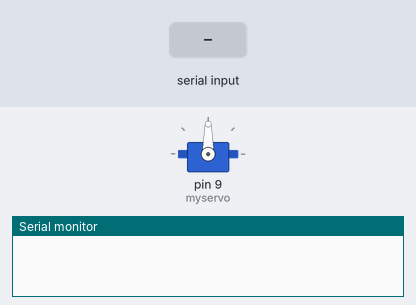
A sketch run on a simulated Arduino Uno, built with avr-gcc and run on an emulated ATmega328P. Parts: servo, the last lines printed to the serial monitor. The inputs (shaded band) are chosen by the test bench.

Above: at 1.2 s.
1.3 s: "m" received over Serial
At 2.2 s:
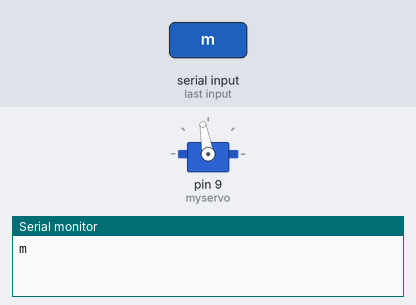
2.8 s: "c" received over Serial
At 3.3 s:
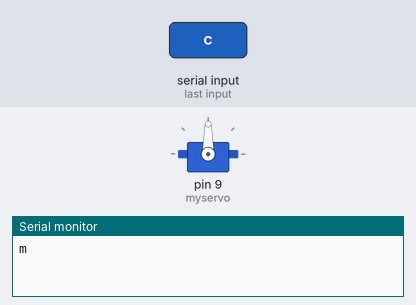
Timing chart, 0 to 5.8 s (numbered marks = the images above; inputs shaded):
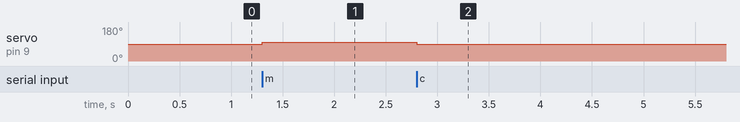

The sketch:

visionAlgoNoTheta.ino
```cpp
//Written By Nikodem Bartnik - nikodembartnik.pl
#include <Wire.h>
#include <Servo.h>
#include <Adafruit_NeoPixel.h>

Servo myservo;

int theta = 90;
/*int pin = 6;
int pixels = 24;
Adafruit_NeoPixel ring = Adafruit_NeoPixel(pixels, pin, NEO_GRB + NEO_KHZ800);
uint32_t green = ring.Color(0, 255, 0);
short const MED_BRIGHTNESS = 100;
short brightness = MED_BRIGHTNESS;*/

void setup() {
Serial.begin(115200);
Serial.setTimeout(0.2);
pinMode(9,OUTPUT);
myservo.attach(9);
myservo.write(90);
/*for(int x=0; x<pixels; x++) {
    ring.setPixelColor(x, green);
  }
  ring.show();
  ring.setBrightness(brightness);
*/


}

void loop() {

  while(true){
      String f;
  String b = "";
  int x;
    /*for (int pos = 0; pos <= 180; pos += 1) { // goes from 0 degrees to 180 degrees
    // in steps of 1 degree
    myservo.write(pos);              // tell servo to go to position in variable 'pos'
    delay(100);                       // waits 15ms for the servo to reach the position
  }*/
    if(Serial.available()){
      while(Serial.available()>0){
        f=Serial.readString();
        //Serial.println(f);
        //temp1 = f;
        }
        if(f.equals("m")){
          Serial.print(f);
          theta = theta + 10;
          if(theta>180 || theta<0){
            theta=90;
            }
          myservo.write(theta);
          } else if (f.equals("n")){
            theta = theta + 5;
          if(theta>180 || theta<0){
            theta=90;
            }
          myservo.write(theta);
            }else if (f=="b"){
            theta = theta + 3;
          if(theta>180 || theta<0){
            theta=90;
            }
          myservo.write(theta);
            } else if (f=="v"){
            theta = theta + 1;
          if(theta>180 || theta<0){
            theta=90;
            }
          myservo.write(theta);
            } else if (f.equals("c")){
            theta = theta - 10;
          if(theta>180 || theta<0){
            theta=90;
            }
          myservo.write(theta);
            } else if (f=="x"){
            theta = theta - 5;
          if(theta>180 || theta<0){
            theta=90;
            }
          myservo.write(theta);
            } else if (f=="z"){
            theta = theta - 3;
          if(theta>180 || theta<0){
            theta=90;
            }
          myservo.write(theta);
            } else if (f="l"){
            theta = theta - 1;
          if(theta>180 || theta<0){
            theta=90;
            }
          myservo.write(theta);
            }
        //Serial.println(x);
        myservo.write(theta);
        //Serial.println(b);
      //temp = f;
     // f=Serial.read()-'0';
    //  Serial.println(f);
    //  Serial.println(f);
      //f = temp + f;
    }

   // if(temp!=0){
     // myservo.write(temp);
      //}

 /* myservo.write(0);
  delay(200);
  myservo.write(30);
  delay(200);
  myservo.write(60);
  delay(200);
  myservo.write(90);
  delay(200);
  myservo.write(120);
  delay(200);
  myservo.write(150);
  delay(200);
  myservo.write(180);
  delay(200);
  */
  }
  /*    if(f != 0){
        temp = f;
        f=Serial.parseInt();
        myservo.write(f);
        f = temp + f;
        } else {
        f=Serial.parseInt();
        if(f!=0){
        myservo.write(f);
        }
         }

      delay(1000);*/
  }
```

Measured:
- after the input at 1.3 s, servo on pin 9 (myservo): 90° → 100° at once
- after the input at 2.8 s, servo on pin 9 (myservo): 100° → 90° at once
